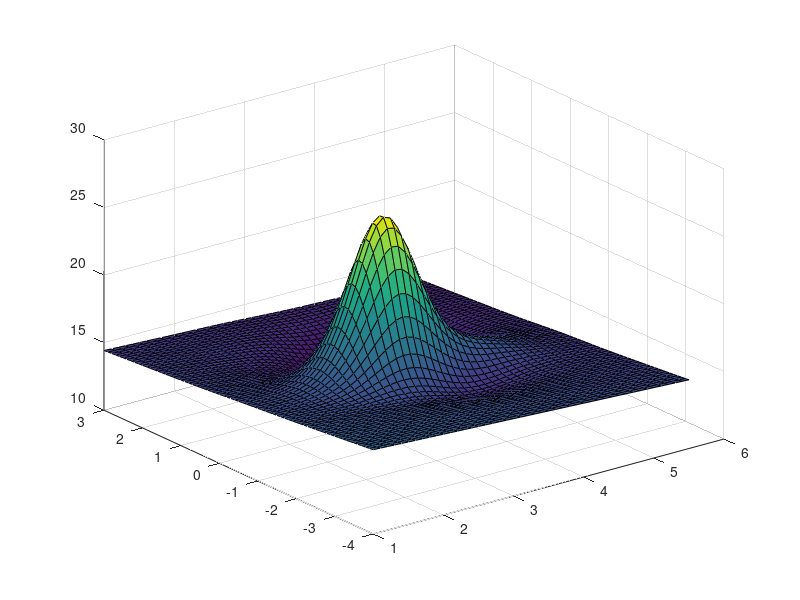

Source code (MATLAB):
clear all
clc

x=1:0.1:5.5;
y=-4:0.1:3;
[x y]=meshgrid(x,y);
z=0.00125.*exp(-((x-3).^2+0.5.*y.^2)).*(sin(2.*x)+2.*sin(0.75*(0.5*y-2).^2)).*(16.*x+64.*x.^2+y.^2);
t=-0.1.*(0.00125.*exp(-((x-3).^2+0.5.*y.^2)).*(sin(2.*x)+2.*sin(0.75*(0.5*y-2).^2)).*(16.*x+64.*x.^2+y.^2)).^2+17*exp(-0.1.*((0.1.*x-2)-(0.05.*y-1).^2-((0.00125.*exp(-((x-3).^2+0.5.*y.^2)).*(sin(2.*x)+2.*sin(0.75*(0.5*y-2).^2)).*(16.*x+64.*x.^2+y.^2))-1).^2))-10;
surf(x,y,t)